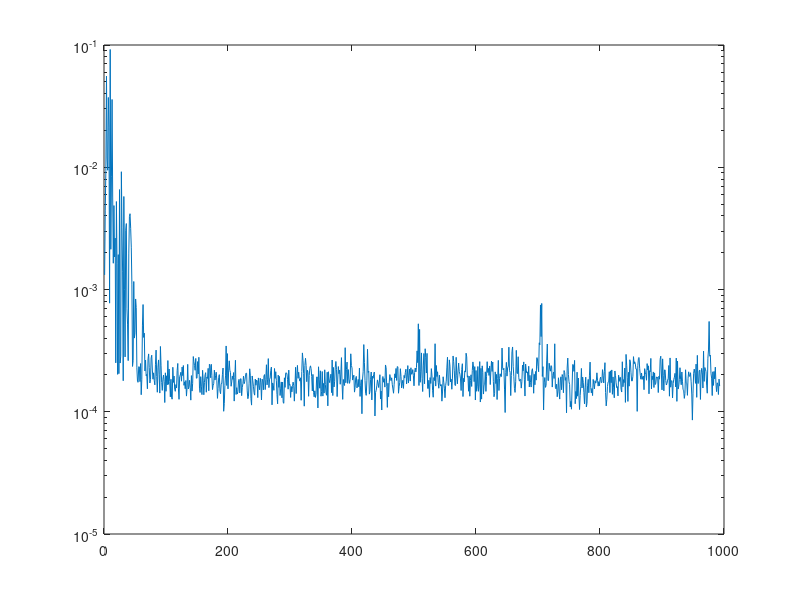

Reproduce this figure in MATLAB. (Note: this script raises an error after producing the figure.)
%% Devon Quaternik
%ELEN 431
%Midterm

close all;
clear;
clc;

%% Problem 3
%Part b
figure;
itr = 1000;
rns = 50;
mu = 0.1;

sign2 = 0.0001;
sigx2 = 1.0;
M = 8;
w = zeros(M,1);
num = [0.8 -.31 -.45 -.8 .25 .55 .1 .9]';
den = [1];
WM = [];
JM = [];


for j=1:rns
    x = sqrt(sigx2)*randn(itr+2*M, 1);
    n = sqrt(sign2)*randn(itr, 1);
    
    g1=filter(num,den,x);
    g2=g1(M:itr+M-1,1);
    d = g2 + n;
        for i = 1:(itr-M+1)
            u = x(i+M-1:-1:i,1);
            y(i,1) = w'*u;
            e(i,1) = d(i,1)-y(i,1);
            J(i,1) = e(i,1)*conj(e(i,1));
            w = w+mu*u*e(i,1);
        end
        WM = [WM w];
        JM = [JM J];
end

W = mean(WM');
LMS = [num W' W'-num]
Y = mean(JM');


tstr='ELEN 431 Midterm Prob. 3 (LMS White noise)'; 
ystr=['Mean Square Error over ',num2str(rns),' runs']; 
xstr='Iterations'; 


semilogy(Y) 
text(0.65,0.90,['step size = ',num2str(mu)],'sc'); 
text(0.65,0.86,['Final weights'],'sc'); 
for i = 1:M    
    text(0.7,(0.85-i*0.03),['w',num2str(i),' : ',num2str(w(i))],'sc') 
end
title(tstr) 
xlabel(xstr) 
ylabel(ystr) 
grid 
%print LMS 
save LMS.mat;

% Leaky LMS 
figure;
itr = 1000;
rns = 50;
mu = 0.1;

sign2 = 0.0001;
sigx2 = 1.0;
M = 8;
w = zeros(M,1);
num = [0.8 -.31 -.45 -.8 .25 .55 .1 .9]';
den = [1];
WM = [];
JM = [];
alph = 0.01;

for j=1:rns
    x = sqrt(sigx2)*randn(itr+2*M, 1);
    n = sqrt(sign2)*randn(itr, 1);
    
    g1=filter(num,den,x);
    g2=g1(M:itr+M-1,1);
    d = g2 + n;
        for i = 1:(itr-M+1)
            u = x(i+M-1:-1:i,1);
            y(i,1) = w'*u;
            e(i,1) = d(i,1)-y(i,1);
            %The difference is here
            J(i,1) = e(i,1)*conj(e(i,1)) + alph.*(w.'*w);
            w = w+mu*u*e(i,1);
        end
        WM = [WM w];
        JM = [JM J];
end

W = mean(WM');
leaky = [num W' W'-num]
Y = mean(JM');


tstr='ELEN 431 Midterm Prob. 3 (Leaky LMS White Noise)'; 
ystr=['Mean Square Error over ',num2str(rns),' runs']; 
xstr='Iterations'; 


semilogy(Y) 
text(0.65,0.90,['step size = ',num2str(mu)],'sc'); 
text(0.65,0.86,['Final weights'],'sc'); 
for i = 1:M    
    text(0.7,(0.85-i*0.03),['w',num2str(i),' : ',num2str(w(i))],'sc') 
end
title(tstr) 
xlabel(xstr) 
ylabel(ystr) 
grid 
%print leaky lms 
save LeakyLMS.mat;

disp('The Leaky LMS has a much larger Mean square error, orders of magnitude larger, but it is far more consistent in achieving the lowest possible. There is almost no noise after a few iterations, where LMS has many');


%Part c
%LMS
figure;
iter = 1000;
num = 20;
mu = 0.01; %Mu must be decrease to account for the coloration or it will not converge

xpower = 1.0;
npower = 0.0001;
M = 8;

w = zeros(M,1);
y = zeros(iter,1);
e = zeros(iter,1);
G=[1 0 -0.9375 0 0.3281 0 0.0244];
B=[0.8 -0.31 -0.45 -0.8 0.25 0.55 0.1 0.9]';
A=[1];
WM = [];
JM = [];

for j = 1:num;

x1 = sqrt(xpower) * randn(iter+2*M, 1);
n = sqrt(npower) * randn(iter, 1);

x = filter(G,A,x1);
g = filter(B,A,x);
g = g(M:iter+M-1, 1);
d = g + n;
	for n = 1:(iter-M+1)
		u = x(n+M-1:-1:n,1);
		y(n,1) = w' * u;
		e(n,1) = d(n,1) - y(n,1);
		J(n,1) = e(n,1) * conj(e(n,1));
		w = w + mu * u * e(n,1);
	end
	WM = [WM w];
	JM = [JM J];
end  
W = mean(WM');
[B  W'  W'-B]
Y = mean(JM');
tstr='ELEN 431 Midterm Prob. 3 (LMS Colored Noise)';
ystr=['Mean Square Error over ',num2str(num),' runs'];
xstr='Iterations';

semilogy(Y)
text(0.65,0.90,['step size = ',num2str(mu)],'sc');
text(0.65,0.86,['Final weights'],'sc');
for i = 1:M
   text(0.7,(0.85-i*0.03),['w',num2str(i),' : ',num2str(w(i))],'sc')
end
title(tstr)
xlabel(xstr)
ylabel(ystr)
grid
%print LMS colored
save LMScolored.mat;


%Leaky LMS
figure;
iter = 1000;
num = 20;
mu = 0.01; %Mu must be decrease to account for the coloration or it will not converge

xpower = 1.0;
npower = 0.0001;
M = 8;

w = zeros(M,1);
y = zeros(iter,1);
e = zeros(iter,1);
G=[1 0 -0.9375 0 0.3281 0 0.0244];
B=[0.8 -0.31 -0.45 -0.8 0.25 0.55 0.1 0.9]';
A=[1];
WM = [];
JM = [];
alph = 0.01; 

for j = 1:num;

x1 = sqrt(xpower) * randn(iter+2*M, 1);
n = sqrt(npower) * randn(iter, 1);

x = filter(G,A,x1);
g = filter(B,A,x);
g = g(M:iter+M-1, 1);
d = g + n;
	for n = 1:(iter-M+1)
		u = x(n+M-1:-1:n,1);
		y(n,1) = w' * u;
		e(n,1) = d(n,1) - y(n,1);
		J(n,1) = e(n,1) * conj(e(n,1)) + alph.*(w.'*w);
		w = w + mu * u * e(n,1);
	end
	WM = [WM w];
	JM = [JM J];
end  
W = mean(WM');
[B  W'  W'-B]
Y = mean(JM');
tstr='ELEN 431 Homework #5 Prob. 2 (COLORED Noise Experiment)';
ystr=['Mean Square Error over ',num2str(num),' runs'];
xstr='Iterations';

semilogy(Y)
text(0.65,0.90,['step size = ',num2str(mu)],'sc');
text(0.65,0.86,['Final weights'],'sc');
for i = 1:M
   text(0.7,(0.85-i*0.03),['w',num2str(i),' : ',num2str(w(i))],'sc')
end
title(tstr)
xlabel(xstr)
ylabel(ystr)
grid
%print hw5_p2
save hw5_p2.mat;

disp('As with the regular LMS, leaky is slower to converge with colored noise. The leaky is still much faster, converging in about half the number of iterations, and is again much more stable once converged. The mean square error remains higher by orders of magnitude.');



%% Problem 4
%Part i
hnum = [0.8 -0.31 -0.45 -0.8 0.25 0.55 0.1 0.9];
hden = [1];
g1num = [0.1 0.2 0.3 0.4 0.4 0.2 0.1];
g1den = [1];
g2num = [0.1 -0.2 -0.3 0.4 0.4 -0.2 -0.1];
g2den = [1];
g3num = [0.1 0.2 0.3 -0.4 0.4 -0.2 0.1];
g3den = [1];

[h1,w1] = freqz(hnum,hden,1000);
[h2,w2] = freqz(g1num,g1den,1000);
[h3,w3] = freqz(g2num,g2den,1000);
[h4,w4] = freqz(g3num,g3den,1000);

figure;
subplot(2,2,1), plot(w1,abs(h1));
title('Frequency respons of H'); xlabel('Frequency (0:2*PI)'); ylabel('Magnitude')
subplot(2,2,2), plot(w2,abs(h2));
title('Frequency respons of G1'); xlabel('Frequency (0:2*PI)'); ylabel('Magnitude')
subplot(2,2,3), plot(w3,abs(h3));
title('Frequency respons of G2'); xlabel('Frequency (0:2*PI)'); ylabel('Magnitude')
subplot(2,2,4), plot(w4,abs(h4));
title('Frequency respons of G3'); xlabel('Frequency (0:2*PI)'); ylabel('Magnitude')

disp('H is a multi-band pass, G1 is LPF, G2 is bandpass over the middle of the spectrum, and G3 is a HPF.');

%Part ii
nIterations = 1000; 
ensemble = 20; 
enserror = [];
ensw     = [];

for j=1:ensemble
    u=wgn(1,nIterations+2*8,0);
    e0=wgn(1,nIterations+2*8,10^-4,'linear');
    input1=filter(g1num,g2den,u);
    desired1=(filter(hnum,hden,input1)+e0).';


    field1='step'; value1=.02;
    field2='filterOrderNo'; value2=7;
    field3='initialCoefficients'; value3=zeros(8,1);
    field4='gamma'; value4=0.01;
    field5='alpha'; value5=0.03;
    field6='initialPower'; value6=1;

    S = struct(field1,value1,field2,value2,field3,value3,field4,value4,field5,value5,field6,value6);

    %DFT
    %G1 Plant
    %   Initialization Procedure
    nCoefficients       =   S.filterOrderNo+1;

    %   Pre Allocations
    errorVector             =   zeros(nIterations   ,1);
    outputVector            =   zeros(nIterations   ,1);
    coefficientVectorDFT    =   zeros(nCoefficients ,(nIterations+1));

    %   Initial State
    coefficientVectorDFT    =   fft(S.initialCoefficients)/sqrt(nCoefficients);
    powerVector             =   S.initialPower*ones(1,nCoefficients);

    %   Improve source code regularity
    prefixedInput           =   [zeros(1,nCoefficients-1) input1];

    %   Body
    for it = 1:nIterations,

        regressorDFT        =   fft(prefixedInput(it+(nCoefficients-1):-1:it))/...
                                sqrt(nCoefficients);

        %   Summing two column vectors
        powerVector         =   S.alpha*(regressorDFT.*conj(regressorDFT))+...
                                (1-S.alpha)*(powerVector);

        outputVector(it,1)  =   (coefficientVectorDFT(:,it)')*regressorDFT.';

        errorVector(it,1)   =   desired1(it)-outputVector(it,1);

        %   Vectorized
        extra=(S.step*conj(errorVector(it,1))*regressorDFT)./(S.gamma+powerVector);
        
        coefficientVectorDFT(:,it+1)=   coefficientVectorDFT(:,it)+(extra.');
        J(it,1) = errorVector(it,1) * conj(errorVector(it,1));

    end

    coefficientVector = ifft(coefficientVectorDFT)*sqrt(nCoefficients);
    enserror = [enserror J];
    ensw     = [ensw coefficientVector(:,1001)];
end

figure;
W = mean(ensw');
[B  W'  W'-B]
Y = mean(enserror');
tstr='ELEN 431 Midterm Prob. 4 (G1)';
ystr=['Mean Square Error over ',num2str(num),' runs'];
xstr='Iterations';

semilogy(Y)
text(0.65,0.90,['step size = ',num2str(S.step)],'sc');
text(0.65,0.86,['Final weights'],'sc');
for i = 1:M
   text(0.7,(0.85-i*0.03),['w',num2str(i),' : ',num2str(coefficientVector(i,1001))],'sc')
end
title(tstr)
xlabel(xstr)
ylabel(ystr)
grid
%print G1
save G1.mat;


%G2
enserror = [];
ensw     = [];

for j=1:ensemble
    u=wgn(1,nIterations+2*8,0);
    e0=wgn(1,nIterations+2*8,10^-4,'linear');
    input2=filter(g2num,g2den,u);
    desired2=(filter(hnum,hden,input2)+e0).';


    field1='step'; value1=.02;
    field2='filterOrderNo'; value2=7;
    field3='initialCoefficients'; value3=zeros(8,1);
    field4='gamma'; value4=0.01;
    field5='alpha'; value5=0.03;
    field6='initialPower'; value6=1;

    S = struct(field1,value1,field2,value2,field3,value3,field4,value4,field5,value5,field6,value6);

    %DFT
    %G1 Plant
    %   Initialization Procedure
    nCoefficients       =   S.filterOrderNo+1;

    %   Pre Allocations
    errorVector             =   zeros(nIterations   ,1);
    outputVector            =   zeros(nIterations   ,1);
    coefficientVectorDFT    =   zeros(nCoefficients ,(nIterations+1));

    %   Initial State
    coefficientVectorDFT    =   fft(S.initialCoefficients)/sqrt(nCoefficients);
    powerVector             =   S.initialPower*ones(1,nCoefficients);

    %   Improve source code regularity
    prefixedInput           =   [zeros(1,nCoefficients-1) input2];

    %   Body
    for it = 1:nIterations,

        regressorDFT        =   fft(prefixedInput(it+(nCoefficients-1):-1:it))/...
                                sqrt(nCoefficients);

        %   Summing two column vectors
        powerVector         =   S.alpha*(regressorDFT.*conj(regressorDFT))+...
                                (1-S.alpha)*(powerVector);

        outputVector(it,1)  =   (coefficientVectorDFT(:,it)')*regressorDFT.';

        errorVector(it,1)   =   desired2(it)-outputVector(it,1);

        %   Vectorized
        extra=(S.step*conj(errorVector(it,1))*regressorDFT)./(S.gamma+powerVector);
        
        coefficientVectorDFT(:,it+1)=   coefficientVectorDFT(:,it)+(extra.');
        J(it,1) = errorVector(it,1) * conj(errorVector(it,1));

    end

    coefficientVector = ifft(coefficientVectorDFT)*sqrt(nCoefficients);
    enserror = [enserror J];
    ensw     = [ensw coefficientVector(:,1001)];
end

figure;
W = mean(ensw');
[B  W'  W'-B]
Y = mean(enserror');
tstr='ELEN 431 Midterm Prob. 4 (G2)';
ystr=['Mean Square Error over ',num2str(num),' runs'];
xstr='Iterations';

semilogy(Y)
text(0.65,0.90,['step size = ',num2str(S.step)],'sc');
text(0.65,0.86,['Final weights'],'sc');
for i = 1:M
   text(0.7,(0.85-i*0.03),['w',num2str(i),' : ',num2str(coefficientVector(i,1001))],'sc')
end
title(tstr)
xlabel(xstr)
ylabel(ystr)
grid
%print G2
save G2.mat;

%G3
enserror = [];
ensw     = [];

for j=1:ensemble
    u=wgn(1,nIterations+2*8,0);
    e0=wgn(1,nIterations+2*8,10^-4,'linear');
    input3=filter(g3num,g3den,u);
    desired3=(filter(hnum,hden,input3)+e0).';


    field1='step'; value1=.02;
    field2='filterOrderNo'; value2=7;
    field3='initialCoefficients'; value3=zeros(8,1);
    field4='gamma'; value4=0.01;
    field5='alpha'; value5=0.03;
    field6='initialPower'; value6=1;

    S = struct(field1,value1,field2,value2,field3,value3,field4,value4,field5,value5,field6,value6);

    %DFT
    %G1 Plant
    %   Initialization Procedure
    nCoefficients       =   S.filterOrderNo+1;

    %   Pre Allocations
    errorVector             =   zeros(nIterations   ,1);
    outputVector            =   zeros(nIterations   ,1);
    coefficientVectorDFT    =   zeros(nCoefficients ,(nIterations+1));

    %   Initial State
    coefficientVectorDFT    =   fft(S.initialCoefficients)/sqrt(nCoefficients);
    powerVector             =   S.initialPower*ones(1,nCoefficients);

    %   Improve source code regularity
    prefixedInput           =   [zeros(1,nCoefficients-1) input3];

    %   Body
    for it = 1:nIterations,

        regressorDFT        =   fft(prefixedInput(it+(nCoefficients-1):-1:it))/...
                                sqrt(nCoefficients);

        %   Summing two column vectors
        powerVector         =   S.alpha*(regressorDFT.*conj(regressorDFT))+...
                                (1-S.alpha)*(powerVector);

        outputVector(it,1)  =   (coefficientVectorDFT(:,it)')*regressorDFT.';

        errorVector(it,1)   =   desired3(it)-outputVector(it,1);

        %   Vectorized
        extra=(S.step*conj(errorVector(it,1))*regressorDFT)./(S.gamma+powerVector);
        
        coefficientVectorDFT(:,it+1)=   coefficientVectorDFT(:,it)+(extra.');
        J(it,1) = errorVector(it,1) * conj(errorVector(it,1));

    end

    coefficientVector = ifft(coefficientVectorDFT)*sqrt(nCoefficients);
    enserror = [enserror J];
    ensw     = [ensw coefficientVector(:,1001)];
end

figure;
W = mean(ensw');
[B  W'  W'-B]
Y = mean(enserror');
tstr='ELEN 431 Midterm Prob. 4 (G3)';
ystr=['Mean Square Error over ',num2str(num),' runs'];
xstr='Iterations';

semilogy(Y)
text(0.65,0.90,['step size = ',num2str(S.step)],'sc');
text(0.65,0.86,['Final weights'],'sc');
for i = 1:M
   text(0.7,(0.85-i*0.03),['w',num2str(i),' : ',num2str(coefficientVector(i,1001))],'sc')
end
title(tstr)
xlabel(xstr)
ylabel(ystr)
grid
%print G3
save G3.mat;


%DCT
%G1
nIterations = 1000; 
ensemble = 20; 
enserror = [];
ensw     = [];

for j=1:ensemble
    u=wgn(1,nIterations+2*8,0);
    e0=wgn(1,nIterations+2*8,10^-4,'linear');
    input1=filter(g1num,g2den,u);
    desired1=(filter(hnum,hden,input1)+e0).';


    field1='step'; value1=.02;
    field2='filterOrderNo'; value2=7;
    field3='initialCoefficients'; value3=zeros(8,1);
    field4='gamma'; value4=0.01;
    field5='alpha'; value5=0.03;
    field6='initialPower'; value6=1;
    
    nCoefficients       =   S.filterOrderNo+1;
    T                   =   dctmtx(nCoefficients);

    %   Pre Allocations
    errorVector             =   zeros(nIterations   ,1);
    outputVector            =   zeros(nIterations   ,1);
    coefficientVectorDCT    =   zeros(nCoefficients ,(nIterations+1));

    %   Initial State
    coefficientVectorDCT    =   T*(S.initialCoefficients);
    powerVector             =   S.initialPower*ones(nCoefficients,1);

    %   Improve source code regularity
    prefixedInput           =   [zeros(nCoefficients-1,1)
                                 transpose(input1)];

    %   Body
    for it = 1:nIterations,

        regressorDCT        =   T*(prefixedInput(it+(nCoefficients-1):-1:it));

        %   Summing two column vectors
        powerVector         =   S.alpha*(regressorDCT.*conj(regressorDCT))+...
                                (1-S.alpha)*(powerVector);

        outputVector(it,1)  =   (coefficientVectorDCT(:,it)')*regressorDCT;

        errorVector(it,1)   =   desired1(it)-outputVector(it,1);

        %   Vectorized
        extra = S.step*conj(errorVector(it,1)*regressorDCT)./(S.gamma+powerVector);
        
        coefficientVectorDCT(:,it+1)=   coefficientVectorDCT(:,it)+(extra);
        
        J(it,1) = errorVector(it,1) * conj(errorVector(it,1));

    end

    coefficientVector = T'*(coefficientVectorDCT);
    enserror = [enserror J];
    ensw     = [ensw coefficientVector(:,1001)];
end

figure;
W = mean(ensw');
[B  W'  W'-B]
Y = mean(enserror');
tstr='ELEN 431 Midterm Prob. 4 (G1 DCT)';
ystr=['Mean Square Error over ',num2str(num),' runs'];
xstr='Iterations';

semilogy(Y)
text(0.65,0.90,['step size = ',num2str(S.step)],'sc');
text(0.65,0.86,['Final weights'],'sc');
for i = 1:M
   text(0.7,(0.85-i*0.03),['w',num2str(i),' : ',num2str(coefficientVector(i,1001))],'sc')
end
title(tstr)
xlabel(xstr)
ylabel(ystr)
grid
%print G1
save G1DCT.mat;


%G2
nIterations = 1000; 
ensemble = 20; 
enserror = [];
ensw     = [];

for j=1:ensemble
    u=wgn(1,nIterations+2*8,0);
    e0=wgn(1,nIterations+2*8,10^-4,'linear');
    input2=filter(g1num,g2den,u);
    desired2=(filter(hnum,hden,input2)+e0).';


    field1='step'; value1=.02;
    field2='filterOrderNo'; value2=7;
    field3='initialCoefficients'; value3=zeros(8,1);
    field4='gamma'; value4=0.01;
    field5='alpha'; value5=0.03;
    field6='initialPower'; value6=1;
    
    nCoefficients       =   S.filterOrderNo+1;
    T                   =   dctmtx(nCoefficients);

    %   Pre Allocations
    errorVector             =   zeros(nIterations   ,1);
    outputVector            =   zeros(nIterations   ,1);
    coefficientVectorDCT    =   zeros(nCoefficients ,(nIterations+1));

    %   Initial State
    coefficientVectorDCT    =   T*(S.initialCoefficients);
    powerVector             =   S.initialPower*ones(nCoefficients,1);

    %   Improve source code regularity
    prefixedInput           =   [zeros(nCoefficients-1,1)
                                 transpose(input2)];

    %   Body
    for it = 1:nIterations,

        regressorDCT        =   T*(prefixedInput(it+(nCoefficients-1):-1:it));

        %   Summing two column vectors
        powerVector         =   S.alpha*(regressorDCT.*conj(regressorDCT))+...
                                (1-S.alpha)*(powerVector);

        outputVector(it,1)  =   (coefficientVectorDCT(:,it)')*regressorDCT;

        errorVector(it,1)   =   desired2(it)-outputVector(it,1);

        %   Vectorized
        extra = S.step*conj(errorVector(it,1)*regressorDCT)./(S.gamma+powerVector);
        
        coefficientVectorDCT(:,it+1)=   coefficientVectorDCT(:,it)+(extra);
        
        J(it,1) = errorVector(it,1) * conj(errorVector(it,1));

    end

    coefficientVector = T'*(coefficientVectorDCT);
    enserror = [enserror J];
    ensw     = [ensw coefficientVector(:,1001)];
end

figure;
W = mean(ensw');
[B  W'  W'-B]
Y = mean(enserror');
tstr='ELEN 431 Midterm Prob. 4 (G2 DCT)';
ystr=['Mean Square Error over ',num2str(num),' runs'];
xstr='Iterations';

semilogy(Y)
text(0.65,0.90,['step size = ',num2str(S.step)],'sc');
text(0.65,0.86,['Final weights'],'sc');
for i = 1:M
   text(0.7,(0.85-i*0.03),['w',num2str(i),' : ',num2str(coefficientVector(i,1001))],'sc')
end
title(tstr)
xlabel(xstr)
ylabel(ystr)
grid
%print G2
save G2DCT.mat;

%G3
nIterations = 1000; 
ensemble = 20; 
enserror = [];
ensw     = [];

for j=1:ensemble
    u=wgn(1,nIterations+2*8,0);
    e0=wgn(1,nIterations+2*8,10^-4,'linear');
    input3=filter(g3num,g3den,u);
    desired3=(filter(hnum,hden,input3)+e0).';


    field1='step'; value1=.02;
    field2='filterOrderNo'; value2=7;
    field3='initialCoefficients'; value3=zeros(8,1);
    field4='gamma'; value4=0.01;
    field5='alpha'; value5=0.03;
    field6='initialPower'; value6=1;
    
    nCoefficients       =   S.filterOrderNo+1;
    T                   =   dctmtx(nCoefficients);

    %   Pre Allocations
    errorVector             =   zeros(nIterations   ,1);
    outputVector            =   zeros(nIterations   ,1);
    coefficientVectorDCT    =   zeros(nCoefficients ,(nIterations+1));

    %   Initial State
    coefficientVectorDCT    =   T*(S.initialCoefficients);
    powerVector             =   S.initialPower*ones(nCoefficients,1);

    %   Improve source code regularity
    prefixedInput           =   [zeros(nCoefficients-1,1)
                                 transpose(input3)];

    %   Body
    for it = 1:nIterations,

        regressorDCT        =   T*(prefixedInput(it+(nCoefficients-1):-1:it));

        %   Summing two column vectors
        powerVector         =   S.alpha*(regressorDCT.*conj(regressorDCT))+...
                                (1-S.alpha)*(powerVector);

        outputVector(it,1)  =   (coefficientVectorDCT(:,it)')*regressorDCT;

        errorVector(it,1)   =   desired3(it)-outputVector(it,1);

        %   Vectorized
        extra = S.step*conj(errorVector(it,1)*regressorDCT)./(S.gamma+powerVector);
        
        coefficientVectorDCT(:,it+1)=   coefficientVectorDCT(:,it)+(extra);
        
        J(it,1) = errorVector(it,1) * conj(errorVector(it,1));

    end

    coefficientVector = T'*(coefficientVectorDCT);
    enserror = [enserror J];
    ensw     = [ensw coefficientVector(:,1001)];
end

figure;
W = mean(ensw');
[B  W'  W'-B]
Y = mean(enserror');
tstr='ELEN 431 Midterm Prob. 4 (G3 DCT)';
ystr=['Mean Square Error over ',num2str(num),' runs'];
xstr='Iterations';

semilogy(Y)
text(0.65,0.90,['step size = ',num2str(S.step)],'sc');
text(0.65,0.86,['Final weights'],'sc');
for i = 1:M
   text(0.7,(0.85-i*0.03),['w',num2str(i),' : ',num2str(coefficientVector(i,1001))],'sc')
end
title(tstr)
xlabel(xstr)
ylabel(ystr)
grid
%print G3
save G3DCT.mat;

%Part iii
disp('The DCT performs best with a high pass filter, as in G3. It consistently converges faster on low and band-pass as well.');

%Part iv
disp('The reason DCT performs better because of the type of input used. Since it stationary, the DCT can take advantage of symmetries that DFT cannot. In doing this, it uses new data that allows it converge more quickly. The DCT generally works better when used on an even function, but any special symmetry helps.')
